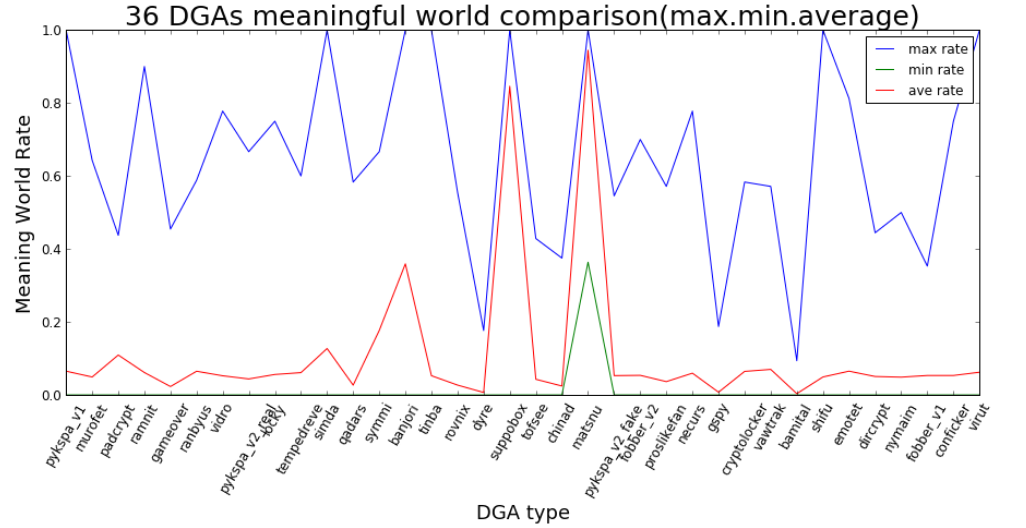

Write the Python code that produced this figure.
import pandas as pd
import matplotlib.pyplot as plt

df_meaning = pd.read_csv('fliter_lt10_Meaningful_str_ratio_statistic.txt',sep=r',',engine='python')

list_type = list(df_meaning['type'])

list_max = list(df_meaning['max_ratio']) 
list_min = list(df_meaning['min_ratio']) 
list_ave = list(df_meaning['average_ratio'])


length = range(len(list_type))

plt.figure(figsize=(15,6))
plt.plot(length,list_max,label="max rate")
plt.plot(length,list_min,label='min rate')
plt.plot(length,list_ave,label='ave rate')

plt.xticks(length,list(list_type),rotation=60,fontsize=12)
plt.yticks(fontsize=12)

plt.xlabel('DGA type',fontsize=18)
plt.ylabel('Meaning World Rate',fontsize=18)
plt.title('36 DGAs meaningful world comparison(max.min.average)',fontsize=25)


plt.legend(loc='best')
plt.show()
